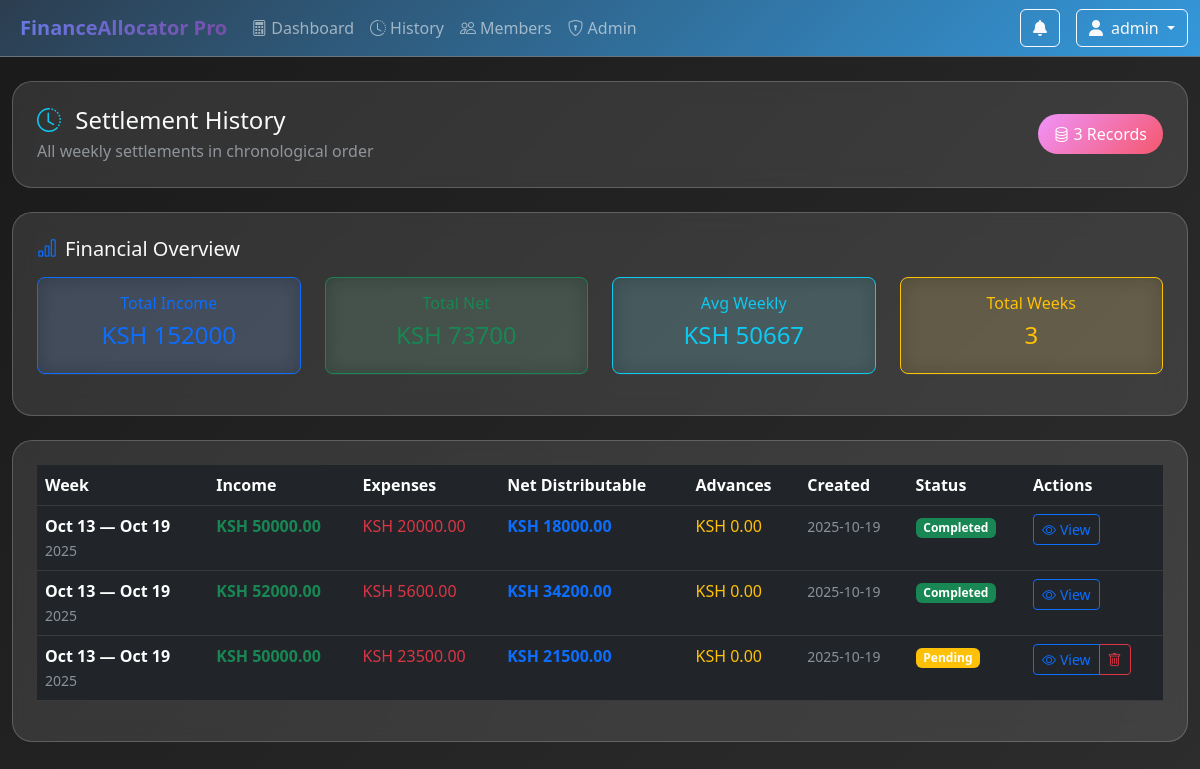
The app's page /history (signed in), older data.
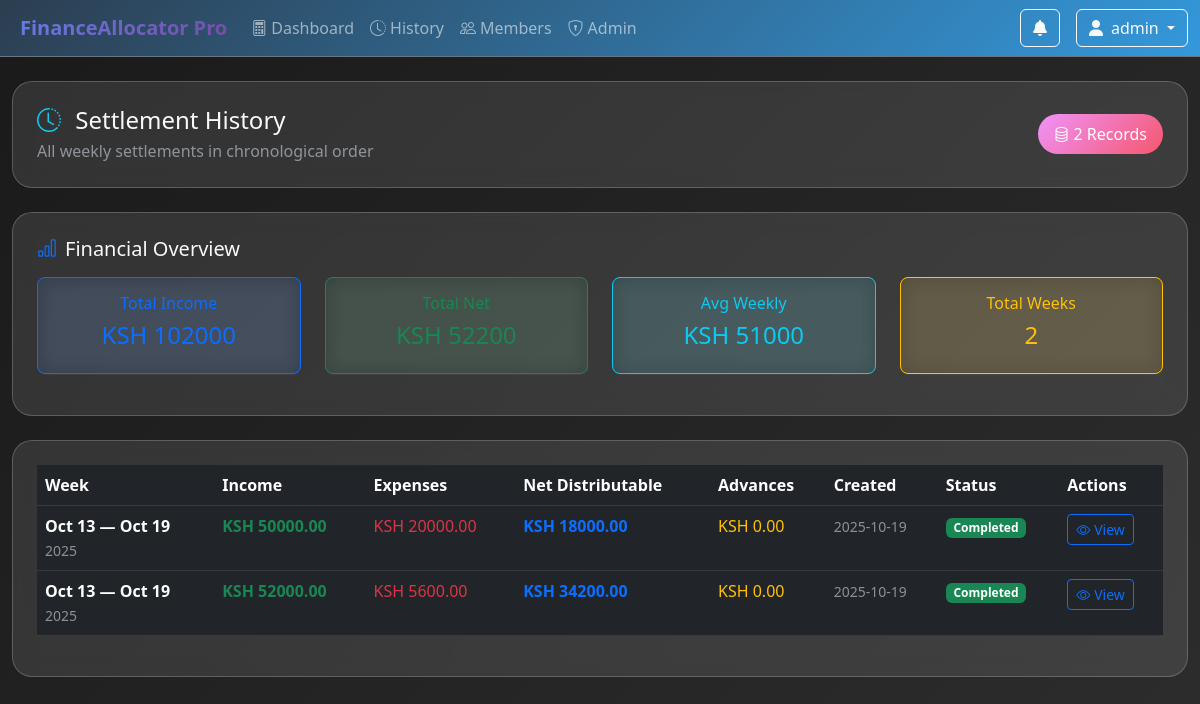
The same page, newer data.
### app/models.py (models this page shows)
class User(UserMixin, db.Model):
    id = db.Column(db.Integer, primary_key=True)
    username = db.Column(db.String(80), unique=True, nullable=False)
    email = db.Column(db.String(120), unique=True, nullable=False)
    password_hash = db.Column(db.String(128))
    role = db.Column(db.String(20), default='user')  # 'admin', 'user'
    is_active = db.Column(db.Boolean, default=True)
    created_at = db.Column(db.DateTime, default=datetime.utcnow)
    transactions = db.relationship('Transaction', backref='user', lazy=True)
    notifications = db.relationship('Notification', backref='user', lazy=True)
    settlements_created = db.relationship('Settlement', foreign_keys='Settlement.created_by', backref='creator', lazy=True)
    settlements_completed = db.relationship('Settlement', foreign_keys='Settlement.completed_by', backref='completer', lazy=True)

class Settlement(db.Model):
    id = db.Column(db.Integer, primary_key=True)
    week_start = db.Column(db.Date, nullable=False)
    week_end = db.Column(db.Date, nullable=False)
    created_at = db.Column(db.DateTime, default=datetime.utcnow)
    created_by = db.Column(db.Integer, db.ForeignKey('user.id'))
    total_income = db.Column(db.Numeric(14,2), nullable=False)
    total_expenses = db.Column(db.Numeric(14,2), nullable=False)
    salary_deduction = db.Column(db.Numeric(14,2), nullable=False)
    debt_deduction = db.Column(db.Numeric(14,2), nullable=False)
    rent_deduction = db.Column(db.Numeric(14,2), nullable=True)
    milk_deduction = db.Column(db.Numeric(14,2), nullable=True)
    total_advances = db.Column(db.Numeric(14,2), nullable=False)
    net_distributable = db.Column(db.Numeric(14,2), nullable=False)
    felix_substitute = db.Column(db.Boolean, default=False)
    is_completed = db.Column(db.Boolean, default=False)
    completed_at = db.Column(db.DateTime, nullable=True)
    completed_by = db.Column(db.Integer, db.ForeignKey('user.id'), nullable=True)
    settlement_items = db.relationship('SettlementItem', backref='settlement', lazy=True, cascade='all, delete-orphan')

### app/routes.py (the view)
@main_bp.route('/history')
@login_required
def history():
    settlements = Settlement.query.order_by(Settlement.week_start.desc()).all()
    total_income = sum(settlement.total_income for settlement in settlements)
    total_net = sum(settlement.net_distributable for settlement in settlements)
    avg_income = total_income / len(settlements) if settlements else 0
    summary_stats = {
        'total_income': float(total_income),
        'total_net': float(total_net),
        'avg_income': float(avg_income)
    }
    return render_template('history.html',
                         settlements=settlements,
                         summary_stats=summary_stats)

### app/__init__.py (called while the page is built)
def create_app(config_class=Config):
    app = Flask(__name__)
    app.config.from_object(config_class)
    db.init_app(app)
    migrate.init_app(app, db)
    login_manager.init_app(app)
    mail.init_app(app)
    @app.context_processor
    def utility_processor():
        return {
            'now': datetime.utcnow,
            'current_year': datetime.utcnow().year
        }
    from app.auth import auth_bp
    from app.routes import main_bp
    from app.admin_routes import admin_bp
    app.register_blueprint(auth_bp)
    app.register_blueprint(main_bp)
    app.register_blueprint(admin_bp, url_prefix='/admin')
    from app.cli import init_app
    init_app(app)
    return app

### app/models.py (called while the page is built)
@login_manager.user_loader
def load_user(user_id):
    return User.query.get(int(user_id))

### app/templates/history.html (shortened to what this page needs)
{% extends "base.html" %}
{% block content %}
<div class="row">
    <div class="col-12 mb-4">
        <div class="glass-card p-4">
            <div class="d-flex justify-content-between align-items-center">
                <div>
                    <h4 class="mb-1">
                        <i class="bi bi-clock-history text-info me-2"></i>
                        Settlement History
                    </h4>
                    <p class="text-muted mb-0">All weekly settlements in chronological order</p>
                </div>
                <span class="badge-gradient">
                    <i class="bi bi-database me-1"></i>{{ settlements|length }} Records
                </span>
            </div>
        </div>
    </div>
</div>
<div class="row mb-4">
    <div class="col-12">
        <div class="glass-card p-4">
            <h5 class="mb-3"><i class="bi bi-bar-chart text-primary me-2"></i>Financial Overview</h5>
            <div class="row text-center">
                <div class="col-md-3 col-6 mb-3">
                    <div class="glass-card bg-primary bg-opacity-10 border-primary p-3 rounded-3">
                        <h6 class="text-primary">Total Income</h6>
                        <h4 class="text-primary">KSH {{ "%.0f"|format(summary_stats.total_income) }}</h4>
                    </div>
                </div>
                <div class="col-md-3 col-6 mb-3">
                    <div class="glass-card bg-success bg-opacity-10 border-success p-3 rounded-3">
                        <h6 class="text-success">Total Net</h6>
                        <h4 class="text-success">KSH {{ "%.0f"|format(summary_stats.total_net) }}</h4>
                    </div>
                </div>
                <div class="col-md-3 col-6 mb-3">
                    <div class="glass-card bg-info bg-opacity-10 border-info p-3 rounded-3">
                        <h6 class="text-info">Avg Weekly</h6>
                        <h4 class="text-info">KSH {{ "%.0f"|format(summary_stats.avg_income) }}</h4>
                    </div>
                </div>
                <div class="col-md-3 col-6 mb-3">
                    <div class="glass-card bg-warning bg-opacity-10 border-warning p-3 rounded-3">
                        <h6 class="text-warning">Total Weeks</h6>
                        <h4 class="text-warning">{{ settlements|length }}</h4>
                    </div>
                </div>
            </div>
        </div>
    </div>
</div>
<div class="glass-card p-4">
    {% if settlements %}
    <div class="table-responsive">
        <table class="table table-dark table-hover">
            <thead class="table-dark">
                <tr>
                    <th>Week</th>
                    <th>Income</th>
                    <th>Expenses</th>
                    <th>Net Distributable</th>
                    <th>Advances</th>
                    <th>Created</th>
                    <th>Status</th>
                    <th>Actions</th>
                </tr>
            </thead>
            <tbody>
                {% for s in settlements %}
                <tr>
                    <td>
                        <div class="fw-semibold">{{ s.week_start.strftime('%b %d') }} — {{ s.week_end.strftime('%b %d') }}</div>
                        <small class="text-muted">{{ s.week_start.year }}</small>
                    </td>
                    <td>
                        <span class="text-success fw-bold">KSH {{ "%.2f"|format(s.total_income) }}</span>
                    </td>
                    <td>
                        <span class="text-danger">KSH {{ "%.2f"|format(s.total_expenses) }}</span>
                    </td>
                    <td>
                        <span class="text-primary fw-bold">KSH {{ "%.2f"|format(s.net_distributable) }}</span>
                    </td>
                    <td>
                        <span class="text-warning">KSH {{ "%.2f"|format(s.total_advances) }}</span>
                    </td>
                    <td>
                        <small class="text-muted">{{ s.created_at.strftime('%Y-%m-%d') }}</small>
                    </td>
                    <td>
                        {% if s.is_completed %}
                        <span class="badge bg-success">Completed</span>
                        {% else %}
                        <span class="badge bg-warning">Pending</span>
                        {% endif %}
                    </td>
<td>
    <div class="btn-group btn-group-sm">
        <a class="btn btn-outline-primary" href="/settlement/{{ s.id }}">
            <i class="bi bi-eye me-1"></i>View
        </a>
        {% if current_user.role == 'admin' and not s.is_completed %}
        <button class="btn btn-outline-danger delete-settlement-btn"
                data-settlement-id="{{ s.id }}"
                data-settlement-week="{{ s.week_start.strftime('%b %d') }} - {{ s.week_end.strftime('%b %d') }}"
                data-settlement-income="{{ s.total_income }}">
            <i class="bi bi-trash"></i>
        </button>
        {% endif %}
    </div>
</td>
                </tr>
                {% endfor %}
            </tbody>
        </table>
    </div>
    {% endif %}
</div>
{% endblock %}

### app/templates/base.html (shortened to what this page needs)
<!DOCTYPE html>
<html lang="en" data-bs-theme="dark">
<head>
    <link href="https://cdn.jsdelivr.net/npm/bootstrap@5.3.0/dist/css/bootstrap.min.css" rel="stylesheet">
    <link href="https://cdnjs.cloudflare.com/ajax/libs/font-awesome/6.4.0/css/all.min.css" rel="stylesheet">
    <link href="https://cdn.jsdelivr.net/npm/bootstrap-icons@1.10.0/font/bootstrap-icons.css" rel="stylesheet">
    <link href="https://cdn.jsdelivr.net/npm/apexcharts@3.35.0/dist/apexcharts.css" rel="stylesheet">
</head>
<body class="bg-dark text-light">
    <nav class="navbar navbar-expand-lg navbar-dark border-bottom border-secondary mb-4" style="background: var(--dark-gradient) !important;">
        <div class="container-fluid">
            <a class="navbar-brand fw-bold" href="{{ url_for('main.index') }}">
                FinanceAllocator Pro
            </a>
            <div class="collapse navbar-collapse" id="navbarNav">
                <ul class="navbar-nav me-auto">
                    <li class="nav-item">
                        <a class="nav-link" href="{{ url_for('main.index') }}">
                            <i class="bi bi-calculator me-1"></i>Dashboard
                        </a>
                    </li>
                    <li class="nav-item">
                        <a class="nav-link" href="{{ url_for('main.history') }}">
                            <i class="bi bi-clock-history me-1"></i>History
                        </a>
                    </li>
                    <li class="nav-item">
                        <a class="nav-link" href="{{ url_for('main.member_management') }}">
                            <i class="bi bi-people me-1"></i>Members
                        </a>
                    </li>
                    {% if current_user.role == 'admin' %}
                    <li class="nav-item">
                        <a class="nav-link" href="{{ url_for('admin.dashboard') }}">
                            <i class="bi bi-shield-lock me-1"></i>Admin
                        </a>
                    </li>
                    {% endif %}
                </ul>
                <div class="navbar-nav ms-auto">
                    <div class="dropdown me-3">
                        <button class="btn btn-outline-light position-relative" data-bs-toggle="dropdown">
                            <i class="fas fa-bell"></i>
                        </button>
                    </div>
                    <div class="dropdown">
                        <button class="btn btn-outline-light dropdown-toggle" data-bs-toggle="dropdown">
                            <i class="fas fa-user me-2"></i>{{ current_user.username }}
                        </button>
                    </div>
                </div>
            </div>
        </div>
    </nav>
    <div class="container-fluid mb-5">
        {% block content %}{% endblock %}
    </div>
</body>
</html>

### app/templates/base.html (style rules this page uses)
:root { --primary-gradient: linear-gradient(135deg, #667eea 0%, #764ba2 100%); --success-gradient: linear-gradient(135deg, #4facfe 0%, #00f2fe 100%); --warning-gradient: linear-gradient(135deg, #f093fb 0%, #f5576c 100%); --dark-gradient: linear-gradient(135deg, #2c3e50 0%, #3498db 100%); --glass-bg: rgba(255, 255, 255, 0.1); --glass-border: rgba(255, 255, 255, 0.2); }
body { background: linear-gradient(135deg, #1a1a1a 0%, #2d2d2d 100%); min-height: 100vh; font-family: 'Segoe UI', system-ui, -apple-system, sans-serif; color: #e9ecef; }
.glass-card { background: var(--glass-bg); backdrop-filter: blur(10px); border: 1px solid var(--glass-border); border-radius: 20px; transition: transform 0.3s ease, box-shadow 0.3s ease; }
.navbar-brand { font-weight: 700; background: var(--primary-gradient); -webkit-background-clip: text; -webkit-text-fill-color: transparent; }
.badge-gradient { background: var(--warning-gradient); color: white; border-radius: 20px; padding: 8px 16px; }

Row changes from the older to the newer data that the page shows:
removed Settlement: week_start "Oct 13", week_end "Oct 19", week_start.year "2025", total_income "50000.00", total_expenses "23500.00", net_distributable "21500.00", total_advances "0.00", created_at "2025-10-19", is_completed "Pending"
Text that changed along with them:
{{ settlements|length }}: "3" → "2"
{{ "%.0f"|format(summary_stats.total_income) }}: "152000" → "102000"
{{ "%.0f"|format(summary_stats.total_net) }}: "73700" → "52200"
{{ "%.0f"|format(summary_stats.avg_income) }}: "50667" → "51000"
